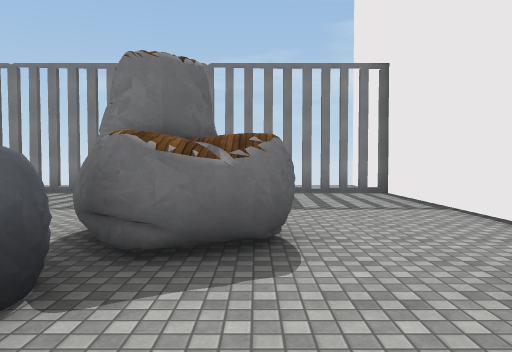
View 1 (above)

24 first-person views from a walk through a Unity game level. The camera is 1.5 m above the floor, tilts 2° down and sees 70° across. The floor is counted in squares, 2 m on a side. Each view is taken from the middle of a square. On the plan, view 1 faces up. The plan holds only what a view shows up to about 11 squares ahead; the rest is blank. The place goes on beyond the plan. Some surface patterns are stand-ins.

View 2
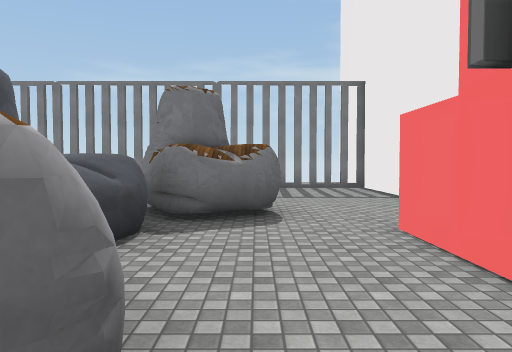

View 3
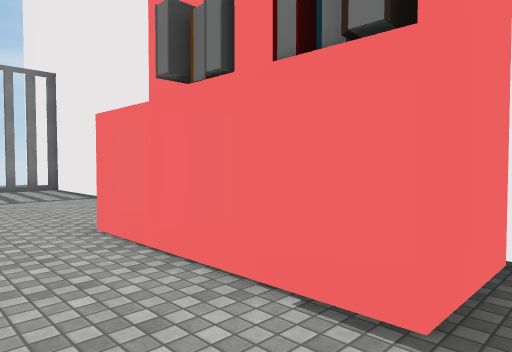

View 4
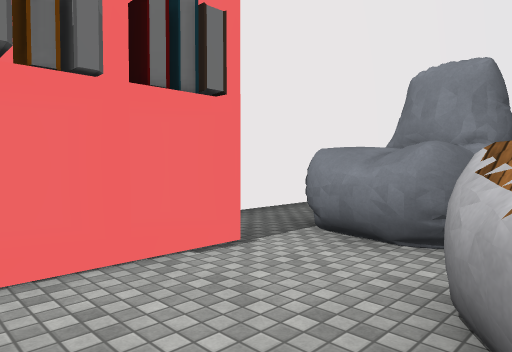

View 5
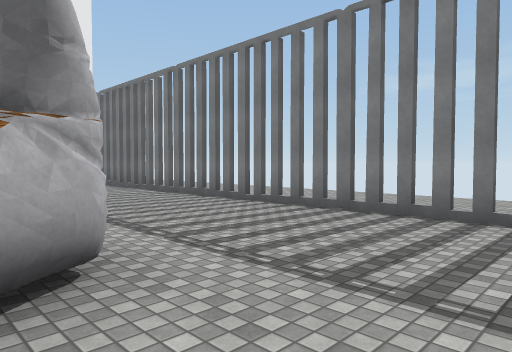

View 6
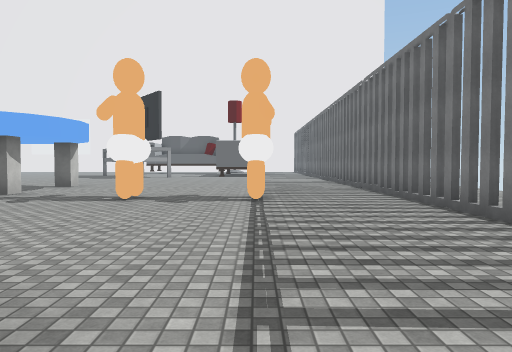

View 7
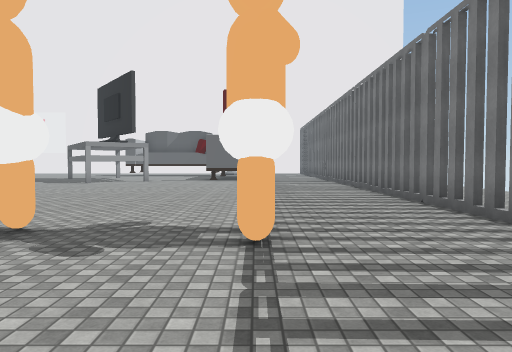

View 8
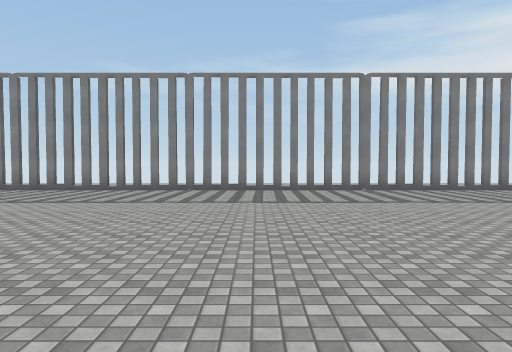

View 9
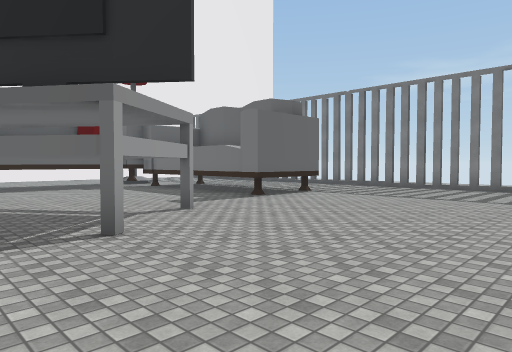

View 10
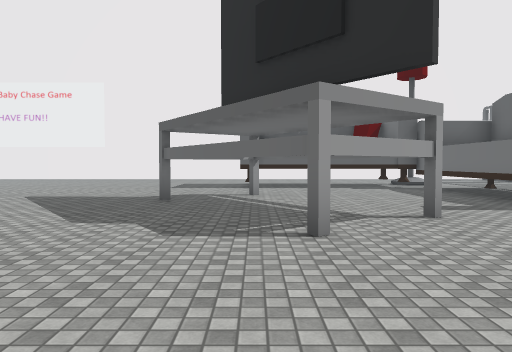

View 11
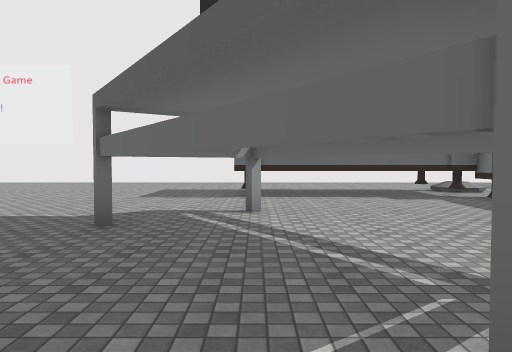

View 12
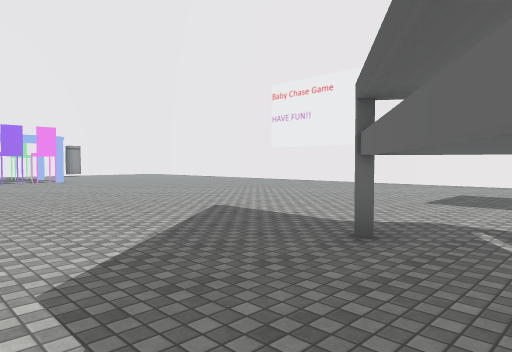

View 13
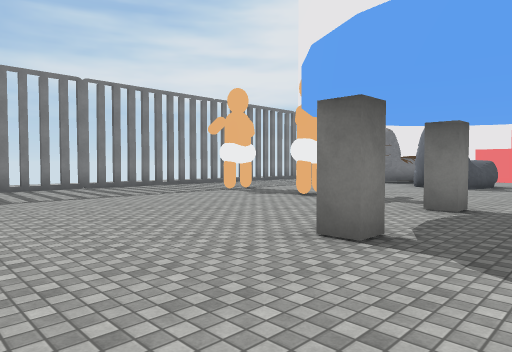

View 14
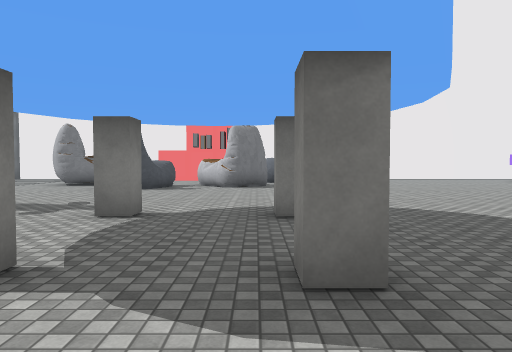

View 15
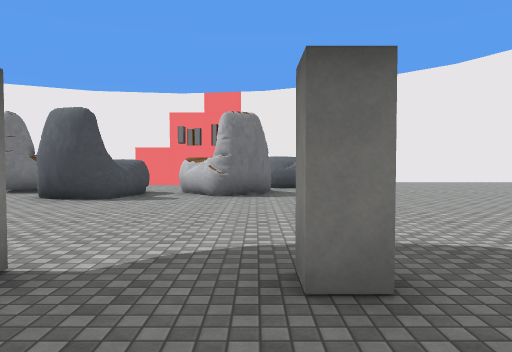

View 16
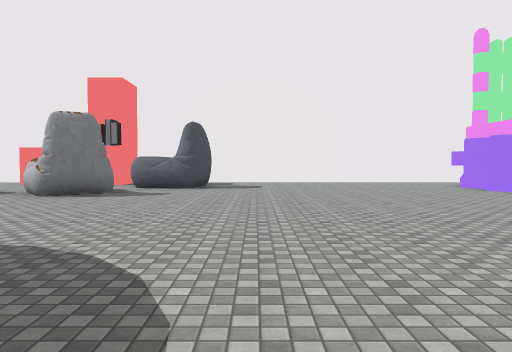

View 17
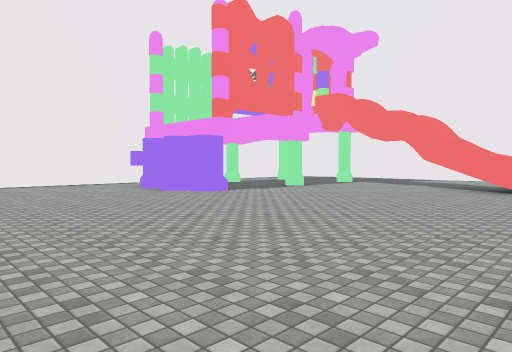

View 18
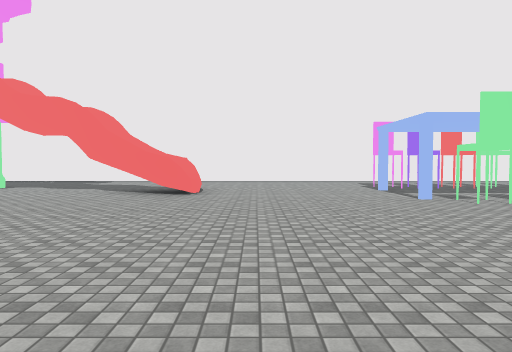

View 19
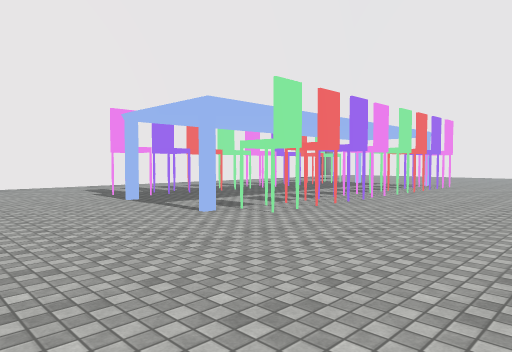

View 20
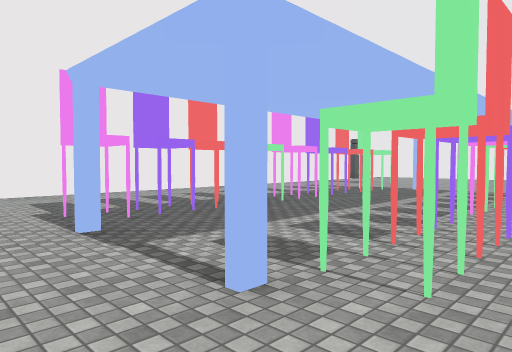

View 21
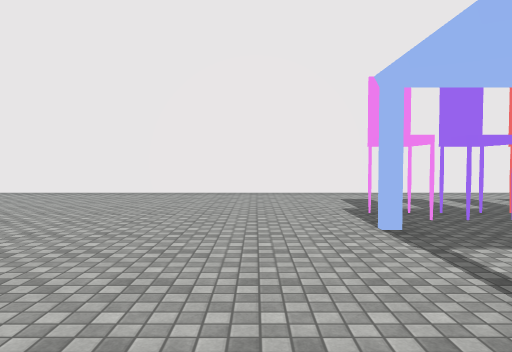

View 22
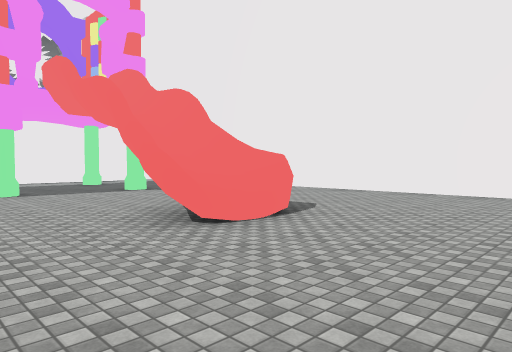

View 23
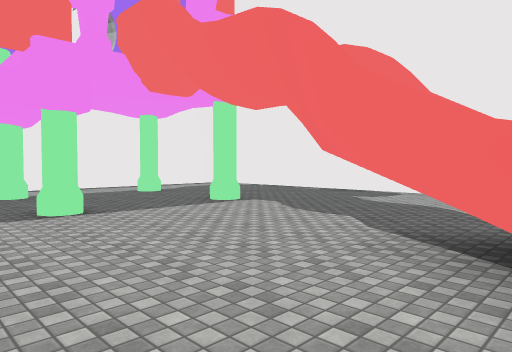

View 24
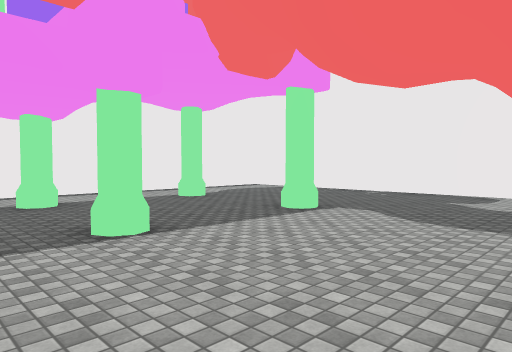

### Floor plan
Key: @ floor where view 1 was taken; # wall or solid block; x gap in a wall; . floor; / step, stairs or slope; ^ raised ledge; B block; T thing the floor can be seen under or through; C chair; O other object.
Columns run from 31 left of view 1 to 4 right of it. Each row starts with its distance up from view 1.
 12                           .......
 11                           .......  #
 10                                    #
  9           xxxxxxxxxxxxxxxxxxxxxxxx##
  8            ........................#
  7            ........................#
  6       #    #...........O...........#
  5     /.#    #..................#....#
  4    .#.######..................##...
  3    .  #................O......##..
  2    .  #.....................###..#
  1    .  #....TT...............##...##
  0    .  #...T  T.....B..B.......#@.##
 -1    .  #..T  T................##..##
 -2    ......T##.................# ....
 -3 ................  .B..B........##..#
 -4 ..............     ............# ..#
 -5  ............        ...........   #
 -6   ...........       ............
 -7    ..........        ...........
 -8    ..........         ..........
 -9      ........        ..............
-10       ......        ...............
-11        .....       ...............
-12         ....      ............##.
-13          ... ................###
-14         ......................
-15         ......................
-16          CCCCCCC.C................
-17          ....................#..#..#
-18         ...............^##.........#
-19         #........#.....^# .........#
-20         .CC.CCCCCC...........#..#..#
-21          ..........................#
-22           .........................
-23             ......................
-24             ....................
-25             ####################

Positions as (right, up) in squares from view 1, and headings:
1: (0, 0), facing up
2: (0, -2), facing up
3: (0, -2), facing up-right
4: (-1, 1), facing down-right
5: (2, 4), facing up-left
6: (0, 6), facing left
7: (-4, 6), facing left
8: (-14, -1), facing up
9: (-14, -2), facing up-left
10: (-14, -1), facing left
11: (-17, -1), facing left
12: (-18, -1), facing down-left
13: (-15, -2), facing up-right
14: (-14, -2), facing right
15: (-11, -2), facing right
16: (-11, -6), facing right
17: (-10, -7), facing down-right
18: (-10, -9), facing down
19: (-10, -12), facing down-left
20: (-12, -15), facing down-left
21: (-12, -15), facing down
22: (-12, -15), facing down-right
23: (-8, -15), facing down-right
24: (-6, -15), facing down-right
